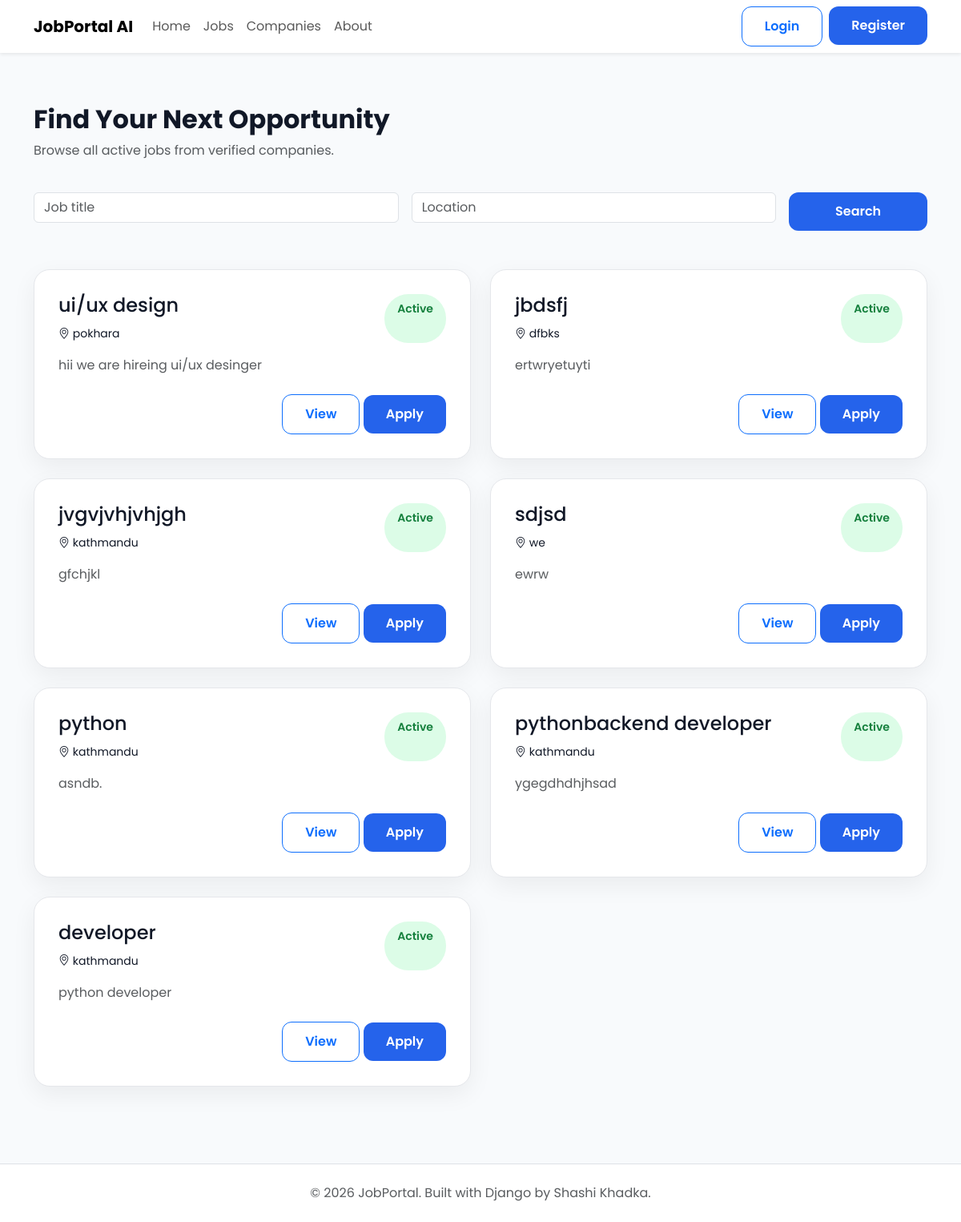
The app's page /jobs/, older data.
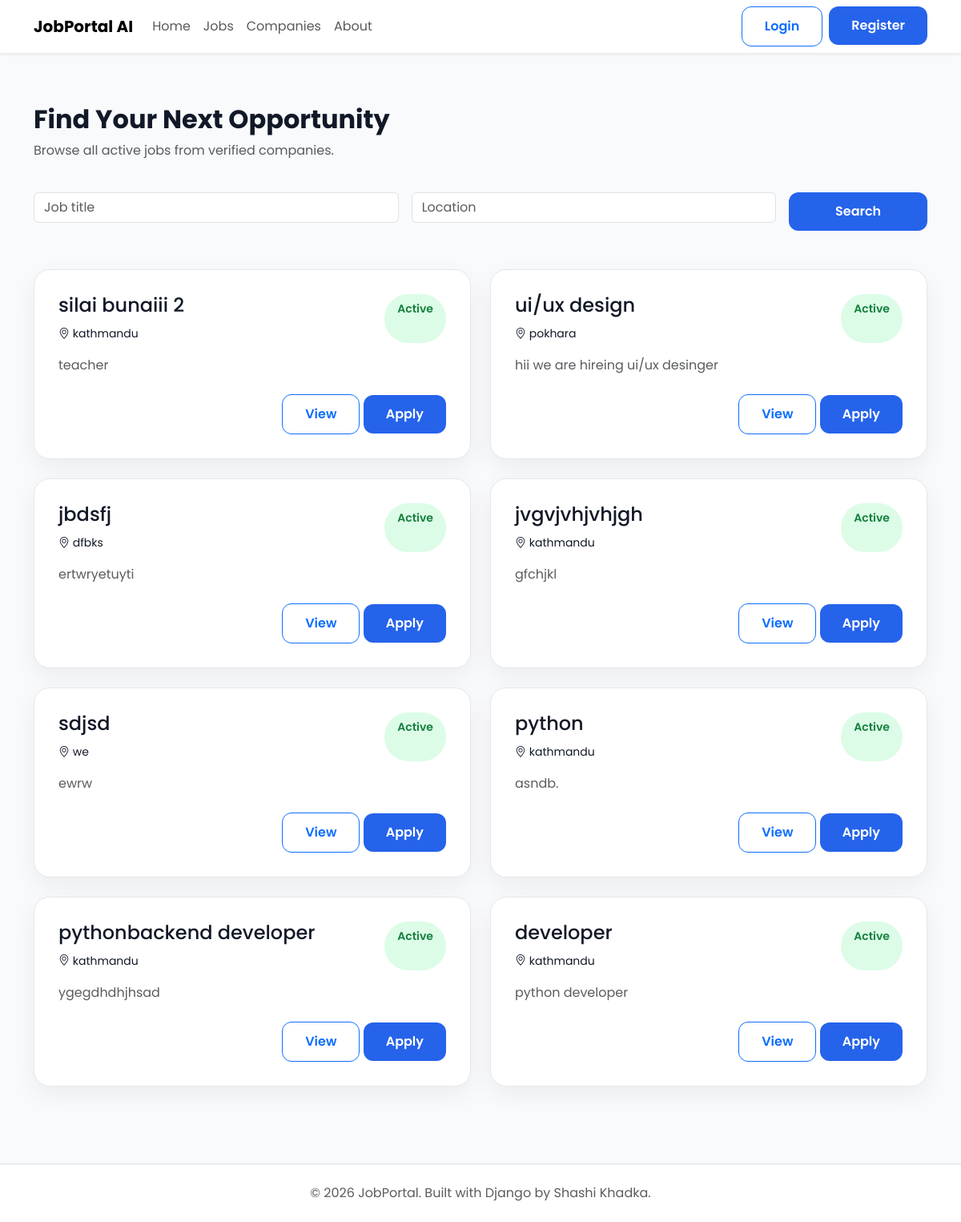
The same page, newer data.
### jobs/models.py (models this page shows, shortened)
class Job(models.Model):
    class EmploymentType(models.TextChoices):
        FULL_TIME = "Full Time"
        PART_TIME = "Part Time"
        INTERNSHIP = "Internship"
        CONTRACT = "Contract"
    class ExperienceLevel(models.TextChoices):
        ENTRY =  "Entry Level"
        MID =  "Mid Level"
        SENIOR = "Senior Level"
    company = models.ForeignKey(Company,on_delete=models.CASCADE,related_name="jobs")
    title = models.CharField(max_length=200)
    slug = models.SlugField(unique=True,blank=True)
    description = models.TextField()
    location = models.CharField(max_length=150)
    employment_type = models.CharField(max_length=20,choices=EmploymentType.choices)
    experience_level = models.CharField( max_length=20, choices=ExperienceLevel.choices )
    salary_min = models.PositiveIntegerField()
    salary_max = models.PositiveIntegerField()
    vacancies = models.PositiveIntegerField(default=1)
    deadline = models.DateField()
    is_active = models.BooleanField(default=True)
    created_at = models.DateTimeField(auto_now_add=True)
    updated_at = models.DateTimeField(auto_now=True)

### landingpage/views.py (the view)
# urls.py: path("jobs/", PublicJobListView.as_view(), name="job-list"),
class PublicJobListView(ListView):
    model = Job
    template_name = "jobs/public_job_list.html"
    context_object_name = "jobs"
    paginate_by = 10
    def get_queryset(self):
        queryset = Job.objects.filter(is_active=True)
        keyword = self.request.GET.get("keyword")
        location = self.request.GET.get("location")
        if keyword:
            queryset = queryset.filter(title__icontains=keyword)
        if location:
            queryset = queryset.filter(location__icontains=location)
        return queryset.order_by("-created_at")

### templates/jobs/public_job_list.html (shortened to what this page needs)
{% extends "public_base.html" %}
{% block content %}
<div class="container py-5">
    <div class="row mb-4">
        <div class="col-lg-8">
            <h2 class="fw-bold">
                Find Your Next Opportunity
            </h2>
            <p class="text-muted">
                Browse all active jobs from verified companies.
            </p>
        </div>
    </div>
    <form method="GET" class="row g-3 mb-5">
        <div class="col-md-5">
            <input
                type="text"
                class="form-control"
                name="keyword"
                placeholder="Job title"
                value="{{ request.GET.keyword }}">
        </div>
        <div class="col-md-5">
            <input
                type="text"
                class="form-control"
                name="location"
                placeholder="Location"
                value="{{ request.GET.location }}">
        </div>
        <div class="col-md-2">
            <button class="btn btn-primary w-100">
                Search
            </button>
        </div>
    </form>
    <div class="row g-4">
        {% for job in jobs %}
        <div class="col-lg-6">
            <div class="job-card">
                <div class="d-flex justify-content-between">
                    <div>
                        <h4>
                            {{ job.title }}
                        </h4>
                        <small>
                            <i class="bi bi-geo-alt"></i>
                            {{ job.location }}
                        </small>
                    </div>
                 <span class="status-badge">
                   Active
                 </span>
                </div>
                <p class="mt-3 text-muted">
                    {{ job.description|truncatewords:25 }}
                </p>
                <div class="d-flex justify-content-between align-items-center mt-4">
                    <div>
                        <a href="{% url 'job-detail' job.pk %}"
                           class="btn btn-outline-primary">
                            View
                        </a>
                        <a href="{% url 'apply-job' job.pk %}"
                           class="btn btn-primary">
                            Apply
                        </a>
                    </div>
                </div>
            </div>
        </div>
        {% empty %}
        <div class="text-center py-5">
            <h4>
                No Jobs Found
            </h4>
        </div>
        {% endfor %}
    </div>
</div>
{% endblock %}

Row changes from the older to the newer data that the page shows:
added Job: title "silai bunaiii 2", location "kathmandu", description "teacher"
